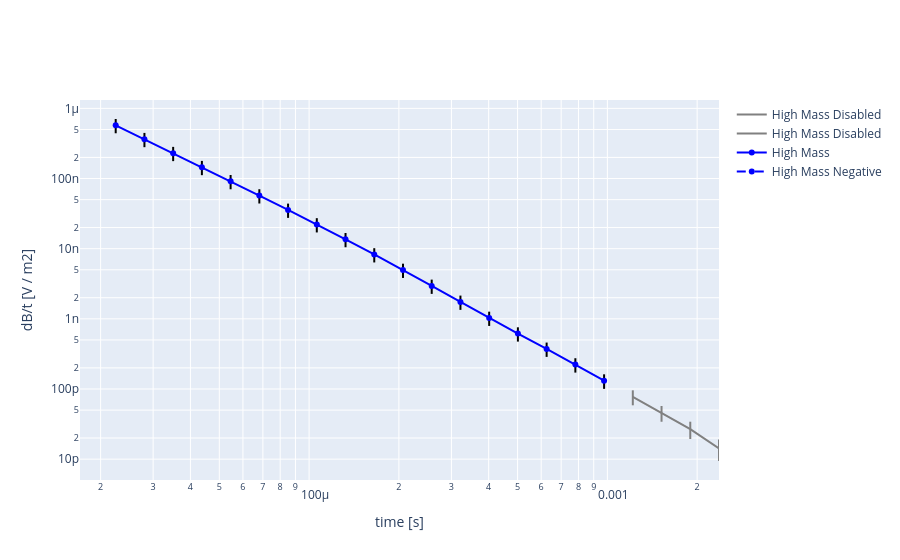

The cell this chart's notebook holds for it:
### Code cell
import plotly.graph_objects as go
import numpy as np

# Prepare data (assume hm_t, hm_d, hm_inuse, hm_derr, hm_terr are already defined as in your code)
# If not, run the previous cell to define them.

fig = go.Figure()

# In-use points (positive and negative)
# Error bars for in-use points (black)
for i in np.where(hm_inuse)[0]:
    fig.add_trace(go.Scatter(
        x=hm_terr[:, i], y=hm_derr[:, i],
        mode='lines', line=dict(color='black'), showlegend=False
    ))

# Error bars for not-in-use points (gray)
for i in np.where(~hm_inuse)[0]:
    fig.add_trace(go.Scatter(
        x=hm_terr[:, i], y=hm_derr[:, i],
        mode='lines', line=dict(color='gray'), showlegend=False
    ))

# Disabled points (gray, positive and negative)
fig.add_trace(go.Scatter(
    x=hm_t[~hm_inuse], y=hm_d[~hm_inuse],
    mode='lines', line=dict(color='gray'), name='High Mass Disabled'
))
fig.add_trace(go.Scatter(
    x=hm_t[~hm_inuse], y=-hm_d[~hm_inuse],
    mode='lines', line=dict(color='gray'), name='High Mass Disabled'
))


fig.add_trace(go.Scatter(
    x=hm_t[hm_inuse], y=hm_d[hm_inuse],
    mode='lines+markers', line=dict(color='blue'), name='High Mass'
))
fig.add_trace(go.Scatter(
    x=hm_t[hm_inuse], y=-hm_d[hm_inuse],
    mode='lines+markers', line=dict(color='blue', dash='dash'), name='High Mass Negative'
))


fig.update_layout(
    xaxis_type='log',
    yaxis_type='log',
    xaxis_title='time [s]',
    yaxis_title='dB/t [V / m2]',
)
fig.show()

### Figure 1 — Plotly figure (JSON) as saved in the notebook; plotly's stock layout.template omitted (floating-point values rounded to 4 significant figures)
{"data": [{"line": {"color": "black"}, "mode": "lines", "showlegend": false, "type": "scatter", "x": [2.247e-05, 2.247e-05, 2.247e-05, 2.247e-05], "y": [NaN, 7.055e-07, 4.416e-07, NaN]}, {"line": {"color": "black"}, "mode": "lines", "showlegend": false, "type": "scatter", "x": [2.805e-05, 2.805e-05, 2.805e-05, 2.805e-05], "y": [NaN, 4.469e-07, 2.798e-07, NaN]}, {"line": {"color": "black"}, "mode": "lines", "showlegend": false, "type": "scatter", "x": [3.501e-05, 3.501e-05, 3.501e-05, 3.501e-05], "y": [NaN, 2.826e-07, 1.769e-07, NaN]}, {"line": {"color": "black"}, "mode": "lines", "showlegend": false, "type": "scatter", "x": [4.371e-05, 4.371e-05, 4.371e-05, 4.371e-05], "y": [NaN, 1.784e-07, 1.117e-07, NaN]}, {"line": {"color": "black"}, "mode": "lines", "showlegend": false, "type": "scatter", "x": [5.456e-05, 5.456e-05, 5.456e-05, 5.456e-05], "y": [NaN, 1.122e-07, 7.026e-08, NaN]}, {"line": {"color": "black"}, "mode": "lines", "showlegend": false, "type": "scatter", "x": [6.811e-05, 6.811e-05, 6.811e-05, 6.811e-05], "y": [NaN, 7.037e-08, 4.406e-08, NaN]}, {"line": {"color": "black"}, "mode": "lines", "showlegend": false, "type": "scatter", "x": [8.502e-05, 8.502e-05, 8.502e-05, 8.502e-05], "y": [NaN, 4.39e-08, 2.748e-08, NaN]}, {"line": {"color": "black"}, "mode": "lines", "showlegend": false, "type": "scatter", "x": [0.0001061, 0.0001061, 0.0001061, 0.0001061], "y": [NaN, 2.723e-08, 1.704e-08, NaN]}, {"line": {"color": "black"}, "mode": "lines", "showlegend": false, "type": "scatter", "x": [0.0001325, 0.0001325, 0.0001325, 0.0001325], "y": [NaN, 1.675e-08, 1.048e-08, NaN]}, {"line": {"color": "black"}, "mode": "lines", "showlegend": false, "type": "scatter", "x": [0.0001654, 0.0001654, 0.0001654, 0.0001654], "y": [NaN, 1.017e-08, 6.365e-09, NaN]}, {"line": {"color": "black"}, "mode": "lines", "showlegend": false, "type": "scatter", "x": [0.0002064, 0.0002064, 0.0002064, 0.0002064], "y": [NaN, 6.112e-09, 3.826e-09, NaN]}, {"line": {"color": "black"}, "mode": "lines", "showlegend": false, "type": "scatter", "x": [0.0002577, 0.0002577, 0.0002577, 0.0002577], "y": [NaN, 3.625e-09, 2.269e-09, NaN]}, {"line": {"color": "black"}, "mode": "lines", "showlegend": false, "type": "scatter", "x": [0.0003217, 0.0003217, 0.0003217, 0.0003217], "y": [NaN, 2.145e-09, 1.343e-09, NaN]}, {"line": {"color": "black"}, "mode": "lines", "showlegend": false, "type": "scatter", "x": [0.0004015, 0.0004015, 0.0004015, 0.0004015], "y": [NaN, 1.266e-09, 7.921e-10, NaN]}, {"line": {"color": "black"}, "mode": "lines", "showlegend": false, "type": "scatter", "x": [0.0005012, 0.0005012, 0.0005012, 0.0005012], "y": [NaN, 7.575e-10, 4.738e-10, NaN]}, {"line": {"color": "black"}, "mode": "lines", "showlegend": false, "type": "scatter", "x": [0.0006257, 0.0006257, 0.0006257, 0.0006257], "y": [NaN, 4.589e-10, 2.869e-10, NaN]}, {"line": {"color": "black"}, "mode": "lines", "showlegend": false, "type": "scatter", "x": [0.0007811, 0.0007811, 0.0007811, 0.0007811], "y": [NaN, 2.745e-10, 1.713e-10, NaN]}, {"line": {"color": "black"}, "mode": "lines", "showlegend": false, "type": "scatter", "x": [0.000975, 0.000975, 0.000975, 0.000975], "y": [NaN, 1.619e-10, 1.004e-10, NaN]}, {"line": {"color": "gray"}, "mode": "lines", "showlegend": false, "type": "scatter", "x": [0.001217, 0.001217, 0.001217, 0.001217], "y": [NaN, 9.574e-11, 5.854e-11, NaN]}, {"line": {"color": "gray"}, "mode": "lines", "showlegend": false, "type": "scatter", "x": [0.001519, 0.001519, 0.001519, 0.001519], "y": [NaN, 5.728e-11, 3.414e-11, NaN]}, {"line": {"color": "gray"}, "mode": "lines", "showlegend": false, "type": "scatter", "x": [0.001897, 0.001897, 0.001897, 0.001897], "y": [NaN, 3.419e-11, 1.936e-11, NaN]}, {"line": {"color": "gray"}, "mode": "lines", "showlegend": false, "type": "scatter", "x": [0.002367, 0.002367, 0.002367, 0.002367], "y": [NaN, 1.905e-11, 9.412e-12, NaN]}, {"line": {"color": "gray"}, "mode": "lines", "name": "High Mass Disabled", "type": "scatter", "x": [0.001217, 0.001519, 0.001897, 0.002367], "y": [7.714e-11, 4.571e-11, 2.677e-11, 1.423e-11]}, {"line": {"color": "gray"}, "mode": "lines", "name": "High Mass Disabled", "type": "scatter", "x": [0.001217, 0.001519, 0.001897, 0.002367], "y": [-7.714e-11, -4.571e-11, -2.677e-11, -1.423e-11]}, {"line": {"color": "blue"}, "mode": "lines+markers", "name": "High Mass", "type": "scatter", "x": [2.247e-05, 2.805e-05, 3.501e-05, 4.371e-05, 5.456e-05, 6.811e-05, 8.502e-05, 0.0001061, 0.0001325, 0.0001654, 0.0002064, 0.0002577, 0.0003217, 0.0004015, 0.0005012, 0.0006257, 0.0007811, 0.000975], "y": [5.736e-07, 3.634e-07, 2.298e-07, 1.45e-07, 9.125e-08, 5.721e-08, 3.569e-08, 2.214e-08, 1.361e-08, 8.266e-09, 4.969e-09, 2.947e-09, 1.744e-09, 1.029e-09, 6.156e-10, 3.729e-10, 2.229e-10, 1.312e-10]}, {"line": {"color": "blue", "dash": "dash"}, "mode": "lines+markers", "name": "High Mass Negative", "type": "scatter", "x": [2.247e-05, 2.805e-05, 3.501e-05, 4.371e-05, 5.456e-05, 6.811e-05, 8.502e-05, 0.0001061, 0.0001325, 0.0001654, 0.0002064, 0.0002577, 0.0003217, 0.0004015, 0.0005012, 0.0006257, 0.0007811, 0.000975], "y": [-5.736e-07, -3.634e-07, -2.298e-07, -1.45e-07, -9.125e-08, -5.721e-08, -3.569e-08, -2.214e-08, -1.361e-08, -8.266e-09, -4.969e-09, -2.947e-09, -1.744e-09, -1.029e-09, -6.156e-10, -3.729e-10, -2.229e-10, -1.312e-10]}], "layout": {"xaxis": {"title": {"text": "time [s]"}, "type": "log"}, "yaxis": {"title": {"text": "dB/t [V / m2]"}, "type": "log"}}}
